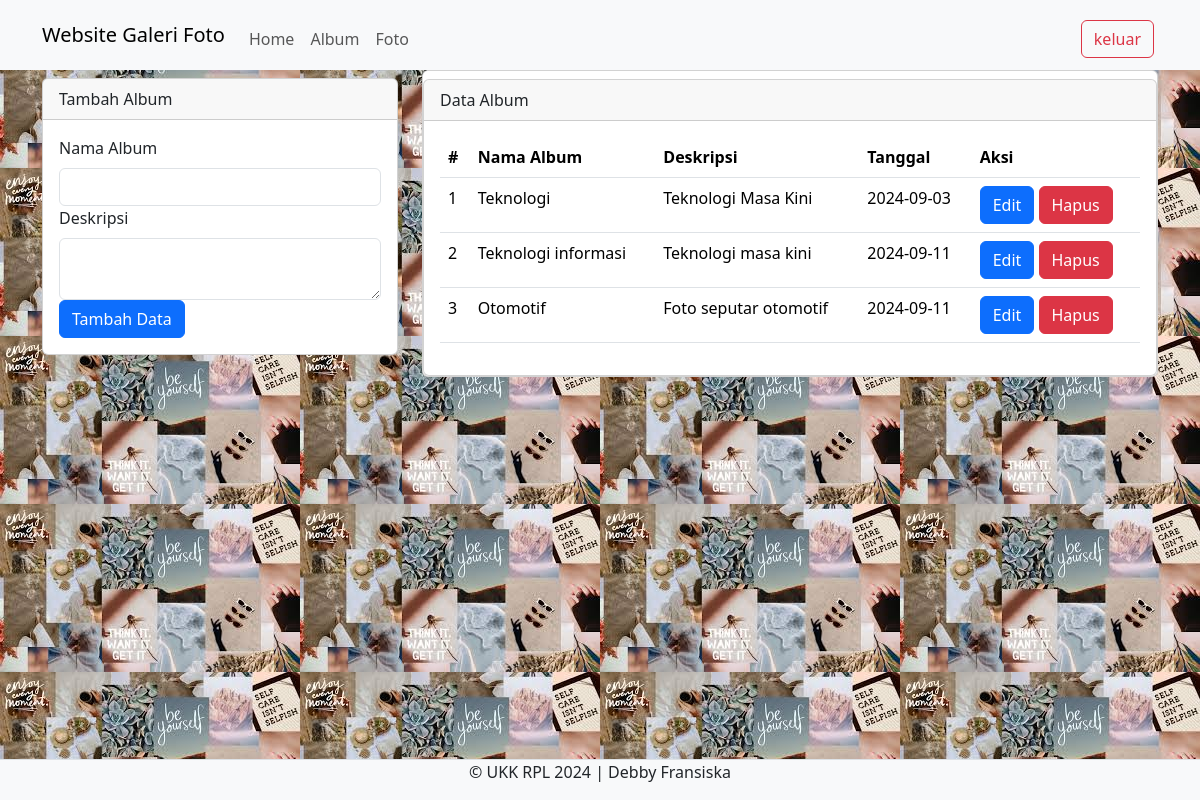
Screenshot of /admin/album.php (signed in) with the database file from the repository.
### tables this page shows
CREATE TABLE IF NOT EXISTS `album` (
  `albumid` int NOT NULL AUTO_INCREMENT,
  `namaalbum` varchar(255) NOT NULL,
  `deskripsi` text NOT NULL,
  `tanggalbuat` date NOT NULL,
  `userid` int NOT NULL,
  PRIMARY KEY (`albumid`),
  KEY `userid` (`userid`)
);

### admin/album.php (the view, shortened to what this page needs)
<?php
include '../config/koneksi.php';
?>
<!DOCTYPE html>
<html>
<head>
 <link rel="stylesheet" type="text/css" href="../assets/css/bootstrap.min.css">
</head>
<body class="bg-image">
  <nav class="navbar navbar-expand-lg bg-body-tertiary">
    <div class="container">
      <a class="navbar-brand" href="index.php">Website Galeri Foto</a>
      <div class="collapse navbar-collapse mt-2" id="navbarNavAltMarkup">
        <div class="navbar-nav me-auto">
          <a href="home.php" class="nav-link">Home</a>
         <a href="album.php" class="nav-link">Album</a>
       <a href="foto.php" class="nav-link">Foto</a>
       </div>
     <a href="../config/aksi_logout.php" class="btn btn-outline-danger m-1">keluar</a>
   </div>
 </div>
</nav>
<div class="container">
  <div class="row">
    <div class="col-md-4">
      <div class="card mt-2">
        <div class="card-header">Tambah Album</div>
        <div class="card-body">
          <form action="../config/aksi_album.php" method="POST">
            <label class="form-label">Nama Album</label>
            <input type="text" name="namaalbum" class="form-control" required>
            <label class="form-label">Deskripsi</label>
            <textarea class="form-control" name="deskripsi" required></textarea>
            <button type="submit" class="btn btn-primary" name="tambah">Tambah Data</button>
          </form>
        </div>
      </div>
    </div>
    <div class="col-md-8">
      <div class="card">
        <div class="card mt-2">
          <div class="card-header">Data Album</div>
          <div class="card-body">
            <table class="table">
              <thead>
                <tr>
                  <th>#</th>
                  <th>Nama Album</th>
                  <th>Deskripsi</th>
                  <th>Tanggal</th>
                  <th>Aksi</th>
                </tr>
              </thead>
              <tbody>
                <?php
                $no = 1;
                $userid = $_SESSION['userid'];
                $sql = mysqli_query($koneksi, "SELECT * FROM album WHERE userid='$userid'");
                while ($data = mysqli_fetch_array($sql)) {
                  ?>
                  <tr>
                    <td><?php echo $no++ ?></td>
                    <td><?php echo $data['namaalbum'] ?></td>
                    <td><?php echo $data['deskripsi'] ?></td>
                    <td><?php echo $data['tanggalbuat'] ?></td>
                    <td>
                      <button type="button" class="btn btn-primary" data-bs-toggle="modal" data-bs-target="#edit<?php echo $data['albumid'] ?>">
                       Edit
                     </button>
                    <button type="button" class="btn btn-danger" data-bs-toggle="modal" data-bs-target="#hapus<?php echo $data['albumid'] ?>">
                     Hapus
                   </button>
            </td>
          </tr>
        <?php } ?>
      </tbody>
    </table>
  </div>
</div>
</div>
</div>
</div>
</div>
<footer class="d-flex justify-content-center border-top mt-3 bg-light fixed-bottom">
  <p>&copy; UKK RPL 2024 | Debby Fransiska </p>
</footer>
</body>
</html>

### admin/album.php (style rules this page uses)
.bg-image { background-image:url('../assets/img/wallpaper.jpeg'); height:100vh; }

### rows the page displays
album: namaalbum "Teknologi", deskripsi "Teknologi Masa Kini", tanggalbuat "2024-09-03"
album: namaalbum "Teknologi informasi", deskripsi "Teknologi masa kini", tanggalbuat "2024-09-11"
album: namaalbum "Otomotif", deskripsi "Foto seputar otomotif", tanggalbuat "2024-09-11"
